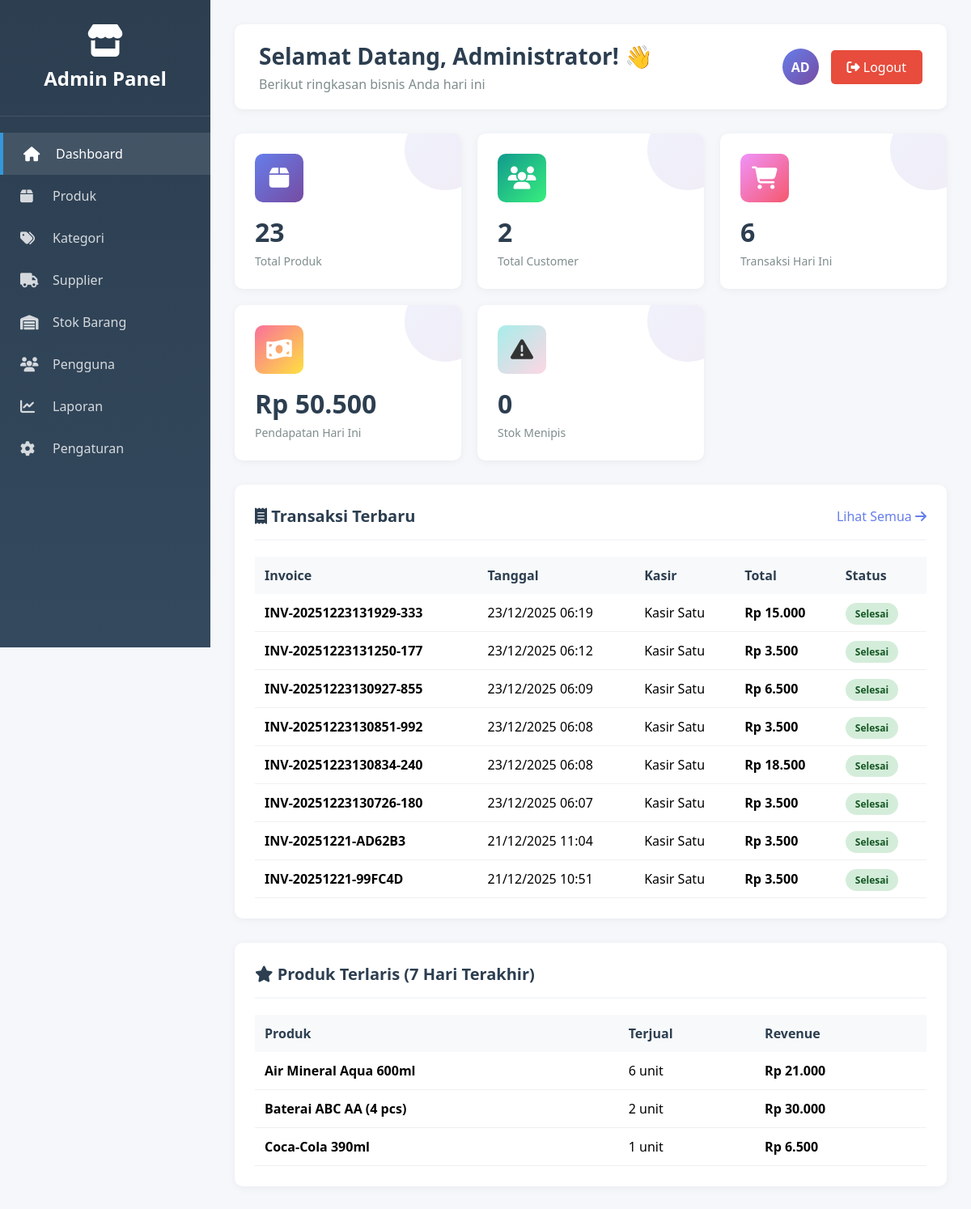
/admin/index.php (signed in), run on the app's committed database.
### tables this page shows
CREATE TABLE `transactions` (
  `id` int(11) NOT NULL,
  `invoice_number` varchar(50) NOT NULL,
  `customer_id` int(11) DEFAULT NULL,
  `kasir_id` int(11) NOT NULL,
  `transaction_date` timestamp NOT NULL DEFAULT current_timestamp(),
  `total_amount` decimal(15,2) NOT NULL,
  `discount` decimal(15,2) DEFAULT 0.00,
  `tax` decimal(15,2) DEFAULT 0.00,
  `grand_total` decimal(15,2) NOT NULL,
  `payment_method` enum('cash','debit','credit','ewallet','qris','cod','transfer','other') NOT NULL DEFAULT 'cash',
  `payment_amount` decimal(15,2) DEFAULT NULL,
  `change_amount` decimal(15,2) DEFAULT NULL,
  `status` enum('pending','completed','cancelled') DEFAULT 'completed',
  `notes` text DEFAULT NULL
);

CREATE TABLE `users` (
  `id` int(11) NOT NULL,
  `username` varchar(50) NOT NULL,
  `password` varchar(255) NOT NULL,
  `full_name` varchar(100) NOT NULL,
  `email` varchar(100) NOT NULL,
  `phone` varchar(20) DEFAULT NULL,
  `role` enum('admin','kasir','customer') NOT NULL,
  `address` text DEFAULT NULL,
  `photo` varchar(255) DEFAULT NULL,
  `status` enum('active','inactive') DEFAULT 'active',
  `created_at` timestamp NOT NULL DEFAULT current_timestamp(),
  `updated_at` timestamp NOT NULL DEFAULT current_timestamp() ON UPDATE current_timestamp()
);

### config.php (called while the page is built, shortened)
<?php
function formatRupiah($amount) {
    return "Rp " . number_format($amount, 0, ',', '.');
}
?>

### admin/index.php (the view, shortened to what this page needs)
<?php
require_once '../config.php';
$stats = [
    'total_products' => $conn->query("SELECT COUNT(*) as count FROM products")->fetch_assoc()['count'],
    'total_users' => $conn->query("SELECT COUNT(*) as count FROM users WHERE role='customer'")->fetch_assoc()['count'],
    'total_transactions' => $conn->query("SELECT COUNT(*) as count FROM transactions WHERE DATE(transaction_date) = CURDATE()")->fetch_assoc()['count'],
    'today_revenue' => $conn->query("SELECT COALESCE(SUM(grand_total), 0) as total FROM transactions WHERE DATE(transaction_date) = CURDATE()")->fetch_assoc()['total'],
    'low_stock' => $conn->query("SELECT COUNT(*) as count FROM products WHERE stock <= min_stock")->fetch_assoc()['count']
];
$recent_transactions = $conn->query("SELECT t.*, u.full_name FROM transactions t LEFT JOIN users u ON t.kasir_id = u.id ORDER BY transaction_date DESC LIMIT 10");
$top_products = $conn->query("SELECT p.product_name, SUM(td.quantity) as total_sold, SUM(td.subtotal) as revenue FROM transaction_details td JOIN products p ON td.product_id = p.id JOIN transactions t ON td.transaction_id = t.id WHERE DATE(t.transaction_date) >= DATE_SUB(CURDATE(), INTERVAL 7 DAY) GROUP BY p.id ORDER BY total_sold DESC LIMIT 5");
require_once '../includes/admin_header.php';
?>
</head>
<body>
    <div class="wrapper">
        <div class="sidebar">
            <div class="sidebar-header">
                <i class="fas fa-store" style="font-size: 40px; margin-bottom: 10px;"></i>
                <h2>Admin Panel</h2>
            </div>
            <div class="sidebar-menu">
                <a href="index.php" class="menu-item active">
                    <i class="fas fa-home"></i>
                    <span>Dashboard</span>
                </a>
                <a href="products.php" class="menu-item">
                    <i class="fas fa-box"></i>
                    <span>Produk</span>
                </a>
                <a href="categories.php" class="menu-item">
                    <i class="fas fa-tags"></i>
                    <span>Kategori</span>
                </a>
                <a href="suppliers.php" class="menu-item">
                    <i class="fas fa-truck"></i>
                    <span>Supplier</span>
                </a>
                <a href="stock.php" class="menu-item">
                    <i class="fas fa-warehouse"></i>
                    <span>Stok Barang</span>
                </a>
                <a href="users.php" class="menu-item">
                    <i class="fas fa-users"></i>
                    <span>Pengguna</span>
                </a>
                <a href="reports.php" class="menu-item">
                    <i class="fas fa-chart-line"></i>
                    <span>Laporan</span>
                </a>
                <a href="settings.php" class="menu-item">
                    <i class="fas fa-cog"></i>
                    <span>Pengaturan</span>
                </a>
            </div>
        </div>
        <div class="main-content">
            <div class="top-bar">
                <div class="welcome">
                    <h1>Selamat Datang, <?php echo $_SESSION['full_name']; ?>! 👋</h1>
                    <p style="color: #7f8c8d; margin-top: 5px;">Berikut ringkasan bisnis Anda hari ini</p>
                </div>
                <div class="user-info">
                    <div class="user-avatar">
                        <?php echo strtoupper(substr($_SESSION['full_name'], 0, 2)); ?>
                    </div>
                    <a href="../logout.php" class="logout-btn">
                        <i class="fas fa-sign-out-alt"></i> Logout
                    </a>
                </div>
            </div>
            <div class="stats-grid">
                <div class="stat-card blue">
                    <div class="stat-icon">
                        <i class="fas fa-box"></i>
                    </div>
                    <div class="stat-value"><?php echo number_format($stats['total_products']); ?></div>
                    <div class="stat-label">Total Produk</div>
                </div>
                <div class="stat-card green">
                    <div class="stat-icon">
                        <i class="fas fa-users"></i>
                    </div>
                    <div class="stat-value"><?php echo number_format($stats['total_users']); ?></div>
                    <div class="stat-label">Total Customer</div>
                </div>
                <div class="stat-card orange">
                    <div class="stat-icon">
                        <i class="fas fa-shopping-cart"></i>
                    </div>
                    <div class="stat-value"><?php echo number_format($stats['total_transactions']); ?></div>
                    <div class="stat-label">Transaksi Hari Ini</div>
                </div>
                <div class="stat-card red">
                    <div class="stat-icon">
                        <i class="fas fa-money-bill-wave"></i>
                    </div>
                    <div class="stat-value"><?php echo formatRupiah($stats['today_revenue']); ?></div>
                    <div class="stat-label">Pendapatan Hari Ini</div>
                </div>
                <div class="stat-card purple">
                    <div class="stat-icon">
                        <i class="fas fa-exclamation-triangle"></i>
                    </div>
                    <div class="stat-value"><?php echo number_format($stats['low_stock']); ?></div>
                    <div class="stat-label">Stok Menipis</div>
                </div>
            </div>
            <div class="card">
                <div class="card-header">
                    <h2 class="card-title"><i class="fas fa-receipt"></i> Transaksi Terbaru</h2>
                    <a href="reports.php" style="color: #667eea; text-decoration: none;">Lihat Semua <i class="fas fa-arrow-right"></i></a>
                </div>
                <table>
                    <thead>
                        <tr>
                            <th>Invoice</th>
                            <th>Tanggal</th>
                            <th>Kasir</th>
                            <th>Total</th>
                            <th>Status</th>
                        </tr>
                    </thead>
                    <tbody>
                        <?php while($row = $recent_transactions->fetch_assoc()): ?>
                        <tr>
                            <td><strong><?php echo $row['invoice_number']; ?></strong></td>
                            <td><?php echo date('d/m/Y H:i', strtotime($row['transaction_date'])); ?></td>
                            <td><?php echo $row['full_name'] ?? 'N/A'; ?></td>
                            <td><strong><?php echo formatRupiah($row['grand_total']); ?></strong></td>
                            <td>
                                <?php if($row['status'] == 'completed'): ?>
                                    <span class="badge badge-success">Selesai</span>
                                <?php elseif($row['status'] == 'pending'): ?>
                                    <span class="badge badge-warning">Pending</span>
                                <?php else: ?>
                                    <span class="badge badge-danger">Batal</span>
                                <?php endif; ?>
                            </td>
                        </tr>
                        <?php endwhile; ?>
                    </tbody>
                </table>
            </div>
            <div class="card">
                <div class="card-header">
                    <h2 class="card-title"><i class="fas fa-star"></i> Produk Terlaris (7 Hari Terakhir)</h2>
                </div>
                <table>
                    <thead>
                        <tr>
                            <th>Produk</th>
                            <th>Terjual</th>
                            <th>Revenue</th>
                        </tr>
                    </thead>
                    <tbody>
                        <?php while($row = $top_products->fetch_assoc()): ?>
                        <tr>
                            <td><strong><?php echo $row['product_name']; ?></strong></td>
                            <td><?php echo number_format($row['total_sold']); ?> unit</td>
                            <td><strong><?php echo formatRupiah($row['revenue']); ?></strong></td>
                        </tr>
                        <?php endwhile; ?>
                    </tbody>
                </table>
            </div>
        </div>
    </div>
<?php require_once '../includes/admin_footer.php'; ?>

### admin/index.php (style rules this page uses)
* { margin: 0; padding: 0; box-sizing: border-box; }
body { font-family: 'Segoe UI', Tahoma, Geneva, Verdana, sans-serif; background: #f5f7fa; }
.wrapper { display: flex; min-height: 100vh; }
.sidebar { width: 260px; background: linear-gradient(180deg, #2c3e50 0%, #34495e 100%); color: white; position: fixed; height: 100vh; overflow-y: auto; transition: all 0.3s; }
.sidebar-header { padding: 30px 20px; text-align: center; border-bottom: 1px solid rgba(255,255,255,0.1); }
.sidebar-header h2 { font-size: 24px; }
.sidebar-menu { padding: 20px 0; }
.menu-item { padding: 15px 25px; display: flex; align-items: center; color: rgba(255,255,255,0.8); text-decoration: none; transition: all 0.3s; }
.menu-item:hover, .menu-item.active { background: rgba(255,255,255,0.1); color: white; border-left: 4px solid #3498db; }
.menu-item i { margin-right: 15px; font-size: 18px; width: 25px; }
.main-content { margin-left: 260px; flex: 1; padding: 30px; }
.top-bar { background: white; padding: 20px 30px; border-radius: 10px; display: flex; justify-content: space-between; align-items: center; margin-bottom: 30px; box-shadow: 0 2px 10px rgba(0,0,0,0.05); }
.welcome h1 { font-size: 28px; color: #2c3e50; }
.user-info { display: flex; align-items: center; gap: 15px; }
.user-avatar { width: 45px; height: 45px; border-radius: 50%; background: linear-gradient(135deg, #667eea 0%, #764ba2 100%); display: flex; align-items: center; justify-content: center; color: white; font-weight: bold; }
.logout-btn { padding: 10px 20px; background: #e74c3c; color: white; border: none; border-radius: 5px; cursor: pointer; text-decoration: none; display: inline-block; }
.stats-grid { display: grid; grid-template-columns: repeat(auto-fit, minmax(240px, 1fr)); gap: 20px; margin-bottom: 30px; }
.stat-card { background: white; padding: 25px; border-radius: 10px; box-shadow: 0 2px 10px rgba(0,0,0,0.05); position: relative; overflow: hidden; }
.stat-card::before { content: ''; position: absolute; top: 0; right: 0; width: 100px; height: 100px; background: linear-gradient(135deg, rgba(102, 126, 234, 0.1) 0%, rgba(118, 75, 162, 0.1) 100%); border-radius: 50%; transform: translate(30%, -30%); }
.stat-icon { width: 60px; height: 60px; border-radius: 10px; display: flex; align-items: center; justify-content: center; font-size: 28px; margin-bottom: 15px; }
.stat-card.blue .stat-icon { background: linear-gradient(135deg, #667eea 0%, #764ba2 100%); color: white; }
.stat-card.green .stat-icon { background: linear-gradient(135deg, #11998e 0%, #38ef7d 100%); color: white; }
.stat-card.orange .stat-icon { background: linear-gradient(135deg, #f093fb 0%, #f5576c 100%); color: white; }
.stat-card.red .stat-icon { background: linear-gradient(135deg, #fa709a 0%, #fee140 100%); color: white; }
.stat-card.purple .stat-icon { background: linear-gradient(135deg, #a8edea 0%, #fed6e3 100%); color: #333; }
.stat-value { font-size: 32px; font-weight: bold; color: #2c3e50; margin-bottom: 5px; }
.stat-label { color: #7f8c8d; font-size: 14px; }
.card { background: white; border-radius: 10px; padding: 25px; box-shadow: 0 2px 10px rgba(0,0,0,0.05); margin-bottom: 30px; }
.card-header { display: flex; justify-content: space-between; align-items: center; margin-bottom: 20px; padding-bottom: 15px; border-bottom: 2px solid #f5f7fa; }
.card-title { font-size: 20px; font-weight: 600; color: #2c3e50; }
table { width: 100%; border-collapse: collapse; }
th { background: #f8f9fa; padding: 12px; text-align: left; font-weight: 600; color: #2c3e50; }
td { padding: 12px; border-bottom: 1px solid #f0f0f0; }
.badge { padding: 5px 12px; border-radius: 20px; font-size: 12px; font-weight: 600; }
.badge-success { background: #d4edda; color: #155724; }

### data on the page
transactions: invoice_number "INV-20251223131929-333", transaction_date "23/12/2025 06:19", kasir.full_name "Kasir Satu", grand_total "Rp 15.000", status "Selesai"
transactions: invoice_number "INV-20251223131250-177", transaction_date "23/12/2025 06:12", kasir.full_name "Kasir Satu", grand_total "Rp 3.500", status "Selesai"
transactions: invoice_number "INV-20251223130927-855", transaction_date "23/12/2025 06:09", kasir.full_name "Kasir Satu", grand_total "Rp 6.500", status "Selesai"
transactions: invoice_number "INV-20251223130851-992", transaction_date "23/12/2025 06:08", kasir.full_name "Kasir Satu", grand_total "Rp 3.500", status "Selesai"
transactions: invoice_number "INV-20251223130834-240", transaction_date "23/12/2025 06:08", kasir.full_name "Kasir Satu", grand_total "Rp 18.500", status "Selesai"
transactions: invoice_number "INV-20251223130726-180", transaction_date "23/12/2025 06:07", kasir.full_name "Kasir Satu", grand_total "Rp 3.500", status "Selesai"
transactions: invoice_number "INV-20251221-AD62B3", transaction_date "21/12/2025 11:04", kasir.full_name "Kasir Satu", grand_total "Rp 3.500", status "Selesai"
transactions: invoice_number "INV-20251221-99FC4D", transaction_date "21/12/2025 10:51", kasir.full_name "Kasir Satu", grand_total "Rp 3.500", status "Selesai"

### other printed values
$_SESSION['full_name'] "Administrator"
substr($_SESSION['full_name'], 0, 2) "AD"
$stats['total_products'] "23"
$stats['total_users'] "2"
$stats['total_transactions'] "6"
formatRupiah($stats['today_revenue']) "Rp 50.500"
$stats['low_stock'] "0"
$row['product_name'] "Air Mineral Aqua 600ml"
$row['total_sold'] "6"
formatRupiah($row['revenue']) "Rp 21.000"
$row['product_name'] "Baterai ABC AA (4 pcs)"
$row['total_sold'] "2"
formatRupiah($row['revenue']) "Rp 30.000"
$row['product_name'] "Coca-Cola 390ml"
$row['total_sold'] "1"
